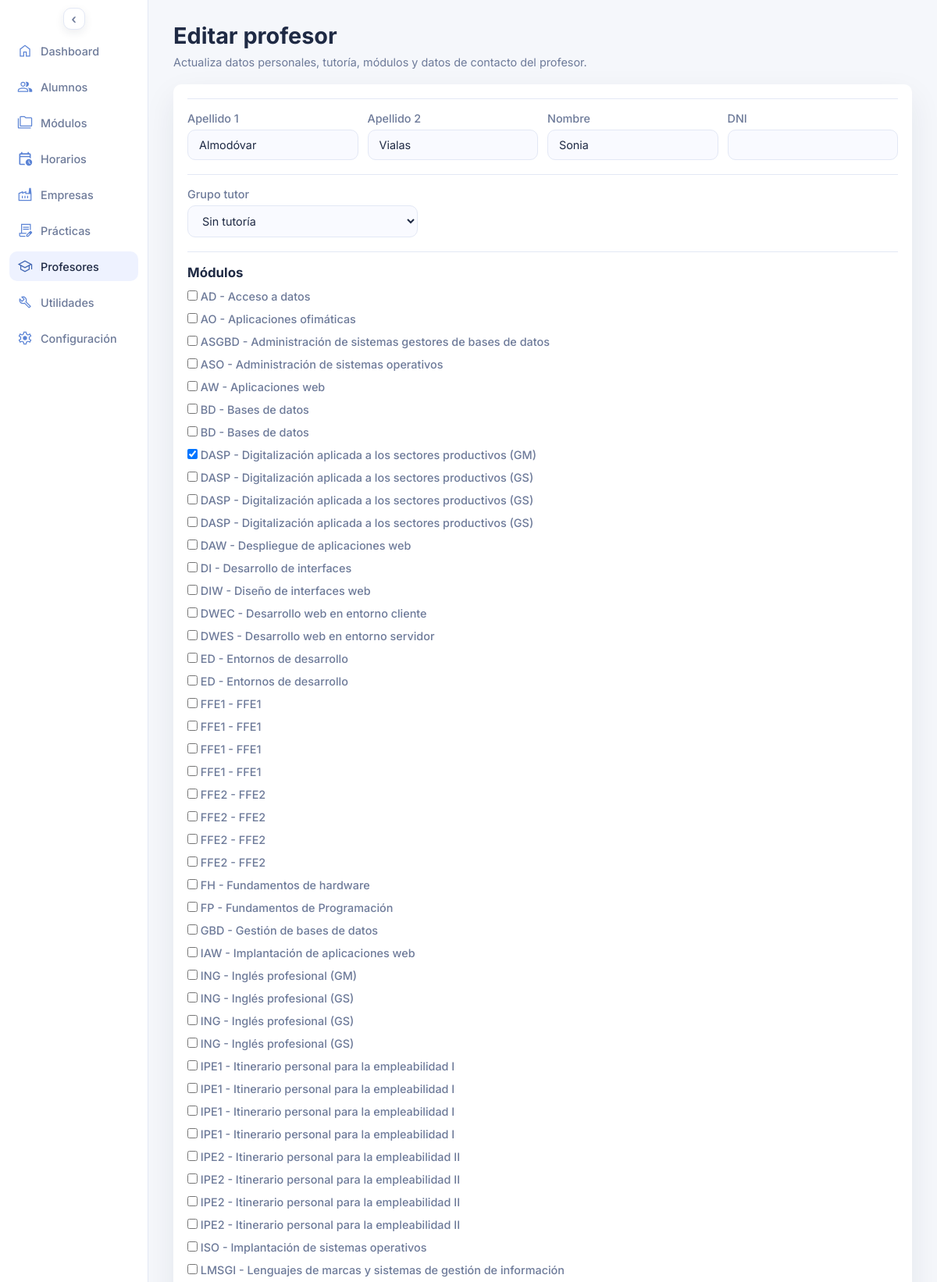
/profesor_editar.php?id=3 (upper part), run on the app's committed database.
### tables this page shows
CREATE TABLE `profesores` (
  `id_profesor` int UNSIGNED NOT NULL,
  `apellido1` varchar(60) NOT NULL,
  `apellido2` varchar(60) DEFAULT NULL,
  `nombre` varchar(60) NOT NULL,
  `dni` varchar(20) DEFAULT NULL
);

CREATE TABLE `modulos` (
  `id_modulo` int UNSIGNED NOT NULL,
  `id_nivel` int UNSIGNED DEFAULT NULL,
  `id_ciclo` int UNSIGNED DEFAULT NULL,
  `id_curso` int UNSIGNED DEFAULT NULL,
  `codigo` varchar(8) NOT NULL,
  `abreviatura` varchar(8) NOT NULL,
  `tipo` varchar(60) NOT NULL,
  `materia_general` varchar(60) NOT NULL,
  `materia_propia` varchar(60) NOT NULL,
  `horas_semanales` tinyint UNSIGNED NOT NULL DEFAULT '0',
  `horas_totales` smallint UNSIGNED NOT NULL DEFAULT '0'
);

### profesor_editar.php (the view, shortened to what this page needs)
<?php
$pdo = db();
function h($value): string
{
  return htmlspecialchars((string) $value, ENT_QUOTES, 'UTF-8');
}
$idProfesor = isset($_GET['id']) ? (int) $_GET['id'] : 0;
$activeCourseId = $pdo->query('SELECT id_curso_escolar FROM cursos_escolares WHERE activo = 1 LIMIT 1')->fetchColumn();
$activeCourseId = $activeCourseId ? (int) $activeCourseId : 0;
$modulosDisponibles = $pdo->query('SELECT id_modulo, abreviatura, materia_general, materia_propia FROM modulos ORDER BY abreviatura, materia_general')->fetchAll();
$profesor = null;
$selectedModulos = [];
if ($idProfesor > 0) {
  $stmtProfesor = $pdo->prepare('SELECT id_profesor, apellido1, apellido2, nombre, dni FROM profesores WHERE id_profesor = :id_profesor');
  $stmtProfesor->execute(['id_profesor' => $idProfesor]);
  $profesor = $stmtProfesor->fetch();
}
if ($profesor) {
  if ($activeCourseId > 0) {
    $stmtModulos = $pdo->prepare('SELECT id_modulo FROM modulos_profesores WHERE id_profesor = :id_profesor AND id_curso_escolar = :id_curso_escolar');
    $stmtModulos->execute([
      'id_profesor' => $idProfesor,
      'id_curso_escolar' => $activeCourseId,
    ]);
    $selectedModulos = array_map('intval', $stmtModulos->fetchAll(PDO::FETCH_COLUMN));
  }
}
?>
<!DOCTYPE html>
<html lang="es">
<head>
  <link rel="stylesheet" href="assets/styles.css">
</head>
<body>
  <div class="page">
    <?php require __DIR__ . '/includes/sidebar.php'; ?>
    <main class="content">
      <header class="header">
        <div>
          <h1>Editar profesor</h1>
          <p class="subheading">Actualiza datos personales, tutoría, módulos y datos de contacto del profesor.</p>
        </div>
      </header>
      <?php if ($idProfesor <= 0): ?>
        <section class="panel">
          <p>No se ha indicado un identificador de profesor válido.</p>
          <a class="edit-toggle" href="profesores.php">Volver a profesores</a>
        </section>
      <?php else: ?>
        <form method="post" class="panel entity-form">
          <section class="entity-section">
            <div class="entity-grid entity-grid--4">
              <label>
                Apellido 1
                <input type="text" name="apellido1" required value="<?php echo h($profesor['apellido1'] ?? ''); ?>">
              </label>
              <label>
                Apellido 2
                <input type="text" name="apellido2" value="<?php echo h($profesor['apellido2'] ?? ''); ?>">
              </label>
              <label>
                Nombre
                <input type="text" name="nombre" required value="<?php echo h($profesor['nombre'] ?? ''); ?>">
              </label>
              <label>
                DNI
                <input type="text" name="dni" value="<?php echo h($profesor['dni'] ?? ''); ?>">
              </label>
            </div>
          </section>
          <section class="entity-section">
            <div class="entity-grid entity-grid--3">
              <label>
                Grupo tutor
                <select name="id_grupo_tutor">
                  <option value="0">Sin tutoría</option>
                </select>
              </label>
            </div>
          </section>
          <section class="entity-section">
            <div class="entity-section-header">
              <h3>Módulos</h3>
            </div>
            <div class="entity-stack">
              <?php if (!$modulosDisponibles): ?>
                <p>No hay módulos disponibles.</p>
              <?php else: ?>
                <?php foreach ($modulosDisponibles as $modulo): ?>
                  <?php
                    $idModulo = (int) $modulo['id_modulo'];
                    $labelModulo = trim((string) $modulo['abreviatura'] . ' - ' . ($modulo['materia_propia'] ?: $modulo['materia_general']));
                  ?>
                  <label>
                    <span>
                      <input type="checkbox" name="modulos[]" value="<?php echo $idModulo; ?>"<?php echo in_array($idModulo, $selectedModulos, true) ? ' checked' : ''; ?>>
                      <?php echo h($labelModulo); ?>
                    </span>
                  </label>
                <?php endforeach; ?>
              <?php endif; ?>
            </div>
          </section>
        </form>
      <?php endif; ?>
    </main>
  </div>
</body>
</html>

### data on the page
profesores: apellido1 "Almodóvar", apellido2 "Vialas", nombre "Sonia"
modulos: labelModulo "AD - Acceso a datos"
modulos: labelModulo "AO - Aplicaciones ofimáticas"
modulos: labelModulo "ASGBD - Administración de sistemas gestores de bases de datos"
modulos: labelModulo "ASO - Administración de sistemas operativos"
modulos: labelModulo "AW - Aplicaciones web"
modulos: labelModulo "BD - Bases de datos"
modulos: labelModulo "BD - Bases de datos"
modulos: id_modulo "☑", labelModulo "DASP - Digitalización aplicada a los sectores productivos (GM)"
modulos: labelModulo "DASP - Digitalización aplicada a los sectores productivos (GS)"
modulos: labelModulo "DASP - Digitalización aplicada a los sectores productivos (GS)"
modulos: labelModulo "DASP - Digitalización aplicada a los sectores productivos (GS)"
modulos: labelModulo "DAW - Despliegue de aplicaciones web"
modulos: labelModulo "DI - Desarrollo de interfaces"
modulos: labelModulo "DIW - Diseño de interfaces web"
modulos: labelModulo "DWEC - Desarrollo web en entorno cliente"
modulos: labelModulo "DWES - Desarrollo web en entorno servidor"
modulos: labelModulo "ED - Entornos de desarrollo"
modulos: labelModulo "ED - Entornos de desarrollo"
modulos: labelModulo "FFE1 - FFE1"
modulos: labelModulo "FFE1 - FFE1"
modulos: labelModulo "FFE1 - FFE1"
modulos: labelModulo "FFE1 - FFE1"
modulos: labelModulo "FFE2 - FFE2"
modulos: labelModulo "FFE2 - FFE2"
modulos: labelModulo "FFE2 - FFE2"
modulos: labelModulo "FFE2 - FFE2"
modulos: labelModulo "FH - Fundamentos de hardware"
modulos: labelModulo "FP - Fundamentos de Programación"
modulos: labelModulo "GBD - Gestión de bases de datos"
modulos: labelModulo "IAW - Implantación de aplicaciones web"
modulos: labelModulo "ING - Inglés profesional (GM)"
modulos: labelModulo "ING - Inglés profesional (GS)"
modulos: labelModulo "ING - Inglés profesional (GS)"
modulos: labelModulo "ING - Inglés profesional (GS)"
modulos: labelModulo "IPE1 - Itinerario personal para la empleabilidad I"
modulos: labelModulo "IPE1 - Itinerario personal para la empleabilidad I"
modulos: labelModulo "IPE1 - Itinerario personal para la empleabilidad I"
modulos: labelModulo "IPE1 - Itinerario personal para la empleabilidad I"
modulos: labelModulo "IPE2 - Itinerario personal para la empleabilidad II"
modulos: labelModulo "IPE2 - Itinerario personal para la empleabilidad II"
modulos: labelModulo "IPE2 - Itinerario personal para la empleabilidad II"
modulos: labelModulo "IPE2 - Itinerario personal para la empleabilidad II"
modulos: labelModulo "ISO - Implantación de sistemas operativos"
modulos: labelModulo "LMSGI - Lenguajes de marcas y sistemas de gestión de información"

### other printed values
$item['label'] "Dashboard"
$item['label'] "Alumnos"
$item['label'] "Módulos"
$item['label'] "Horarios"
$item['label'] "Empresas"
$item['label'] "Prácticas"
$item['label'] "Profesores"
$item['label'] "Utilidades"
$item['label'] "Configuración"
